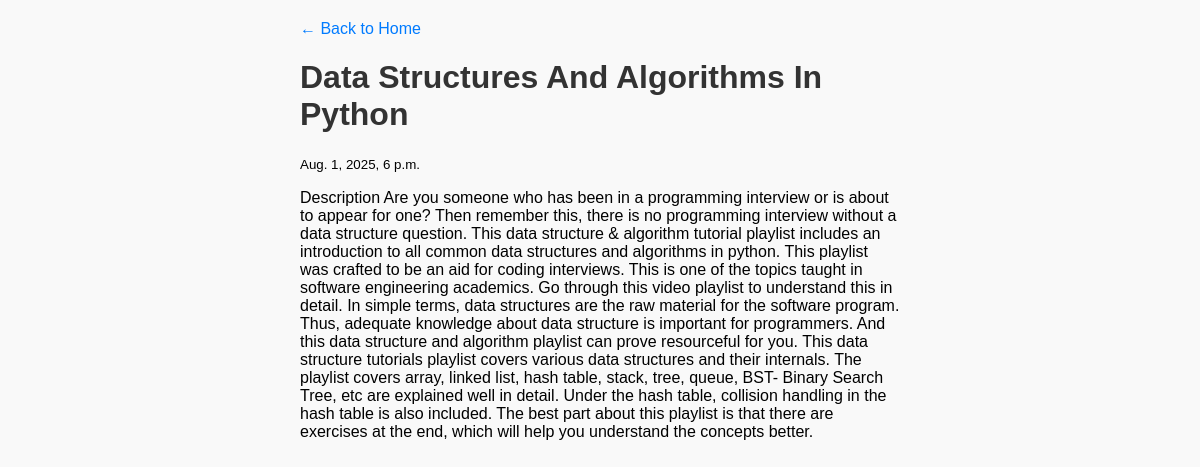
The app's page /post/1/ with its own data.
### blog/models.py (models this page shows, shortened)
class BlogPost(models.Model):
    title = models.CharField(max_length=200)
    content = models.TextField()
    created_at = models.DateTimeField(auto_now_add=True)

### blog/views.py (the view)
# urls.py: path('post/<int:post_id>/', views.post_detail, name='post_detail'),
def post_detail(request, post_id):
    post = get_object_or_404(BlogPost, id=post_id)
    return render(request, 'blog/post_detail.html', {'post': post})

### blog/templates/blog/post_detail.html (shortened to what this page needs)
<!DOCTYPE html>
<html>
<head>
    {% load static %}
    <link rel="stylesheet" href="{% static 'blog/style.css' %}">
</head>
<body>
    <a href="/">← Back to Home</a>
    <h1>{{ post.title }}</h1>
    <small>{{ post.created_at }}</small>
    <p>{{ post.content }}</p>
</body>
</html>

### blog/static/blog/style.css (style rules this page uses)
body { font-family: Arial; max-width: 700px; margin: 20px auto; background-color: #f9f9f9; }
h1, h2 { color: #333; }
a { color: #007bff; text-decoration: none; }

### blog/templates/blog/post_detail.html (style rules this page uses)
body { font-family: Arial; max-width: 600px; margin: 20px auto; }
a { display: block; margin-bottom: 20px; }

### records on screen
BlogPost: title "Data Structures And Algorithms In Python", created_at "Aug. 1, 2025, 6 p.m.", content "Description Are you someone who has been in a programming interview or is about to appear for one? Then remember this, there is no programming interview without a data structure question. This data structure & algorithm tutorial playlist includes an introduction to all common data structures and algorithms in python. This playlist was crafted to be an aid for coding interviews. This is one of the topics taught in software engineering academics. Go through this video playlist to understand this in detail. In simple terms, data structures are the raw material for the software program. Thus, adequate knowledge about data structure is important for programmers. And this data structure and…"
